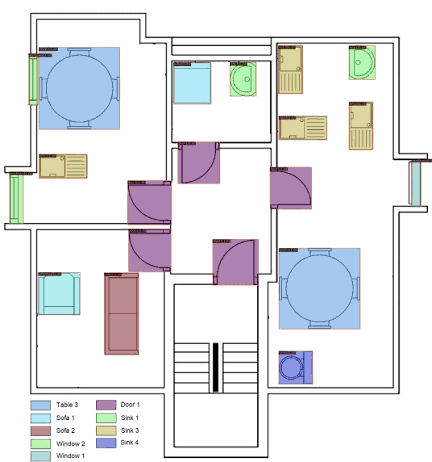
#> input picture data/raw/apartment_floorplan.png, 432 x 462 px, found by its file name
$ python gen_fig2.py
#> lines starting #> are read from the running program, lines starting #| are printed output that depends on the picture
import matplotlib.pyplot as plt
import cv2
import numpy as np
from pathlib import Path

orig_path = r'C:\Users\shive\mapmind\data\raw\apartment_floorplan.png'
debug_path = r'C:\Users\shive\AppData\Local\Temp\mapmind_session_khmz8zhp\mapmind_upload_565f3158a6cb3971\doors_debug.png'

orig = cv2.imread(orig_path)
#> orig is the input picture: shape (462, 432, 3); mean B, G, R 231.9, 229.3, 228.6
debug = cv2.imread(debug_path)
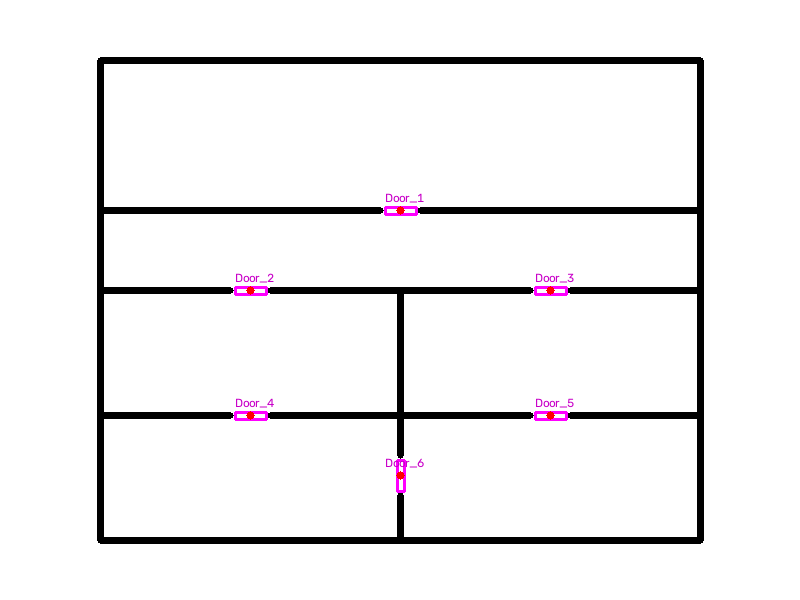
#> input picture data/processed/doors_debug.png, 800 x 600 px, found by its file name
#> debug is the input picture: shape (600, 800, 3); mean B, G, R 240.1, 239.2, 240.2

# resize both to same height for side-by-side
target_h = 500
orig_h, orig_w = orig.shape[:2]
#> orig_h = 462; orig_w = 432
ratio = target_h / orig_h
#> ratio = 1.08
orig_resized = cv2.resize(orig, (int(orig_w * ratio), target_h))
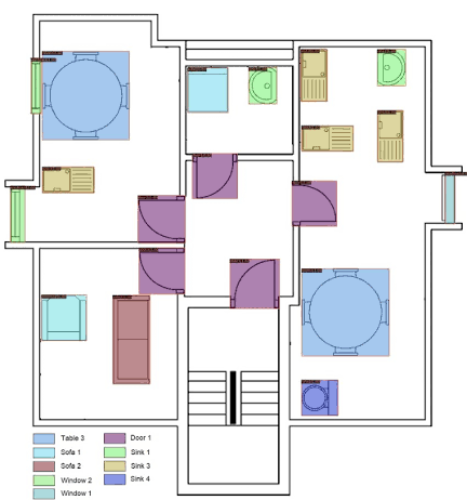
#> orig_resized: shape (500, 467, 3); mean B, G, R 231.9, 229.2, 228.5
debug_resized = cv2.resize(debug, (int(debug.shape[1] * ratio), target_h))
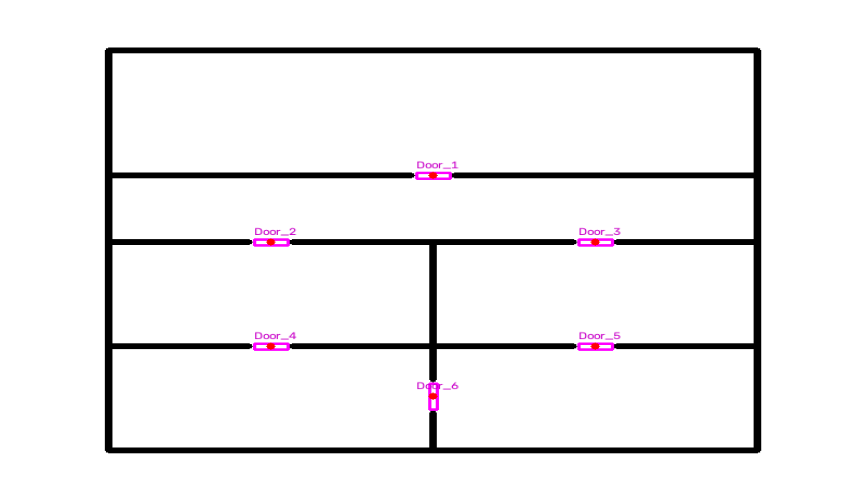
#> debug_resized: shape (500, 865, 3); mean B, G, R 240.1, 239.2, 240.2

# convert to rgb
orig_rgb = cv2.cvtColor(orig_resized, cv2.COLOR_BGR2RGB)
debug_rgb = cv2.cvtColor(debug_resized, cv2.COLOR_BGR2RGB)

fig, axes = plt.subplots(1, 2, figsize=(12, 5))
axes[0].imshow(orig_rgb)
axes[0].set_title('Original Floor Plan')
axes[0].axis('off')
axes[1].imshow(debug_rgb)
axes[1].set_title('Detected Doors (debug)')
axes[1].axis('off')
plt.tight_layout()
plt.savefig(r'C:\Users\shive\mapmind\research_deliverables\ieee_latex\figures\floorplan_detections.png', dpi=300, bbox_inches='tight')
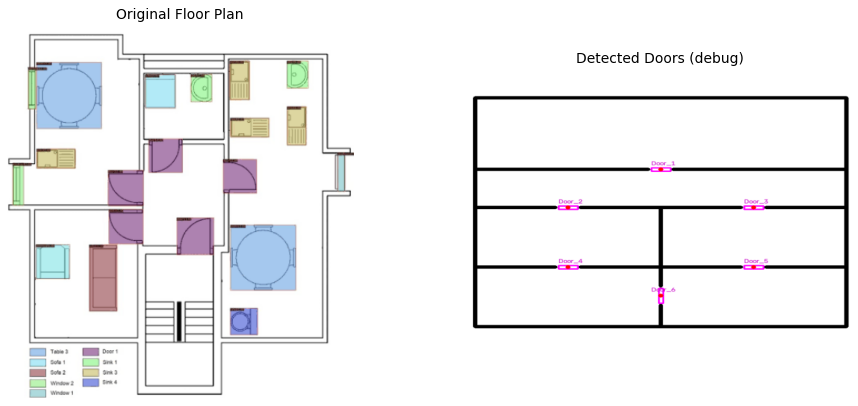
#> figure drawn by matplotlib, 2 panels
plt.close()
print('floorplan_detections figure saved')
